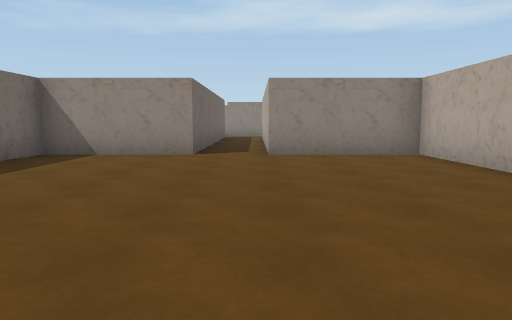
[1] (above)

24 first-person views from a walk through a Unity game level. The camera is 1.3 m above the floor, tilts 6° down and sees 70° across. The floor is counted in squares, 2 m on a side. Each view is taken from the middle of a square. On the plan, view 1 faces up. The plan holds only what a view shows up to about 11 squares ahead; the rest is blank. The place goes on beyond the plan.

[2]
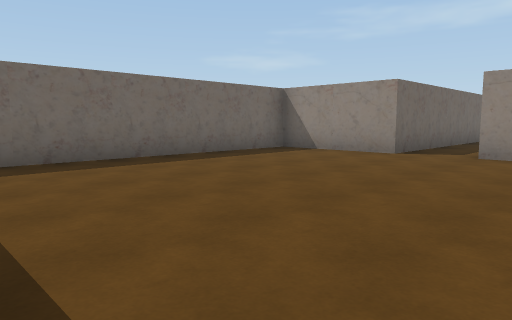

[3]
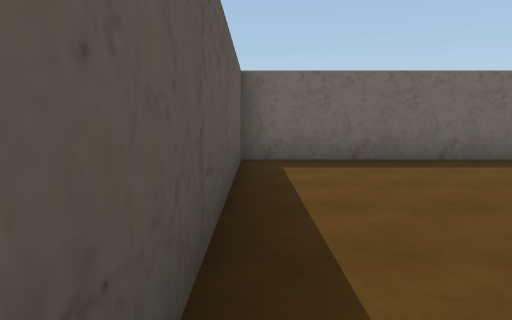

[4]
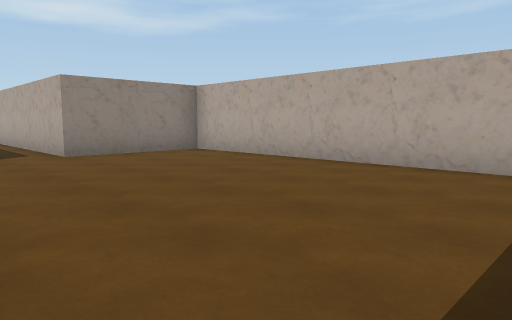

[5]
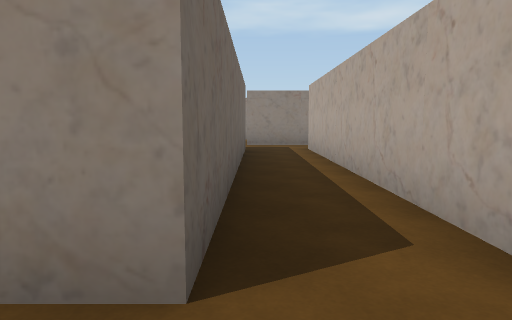

[6]
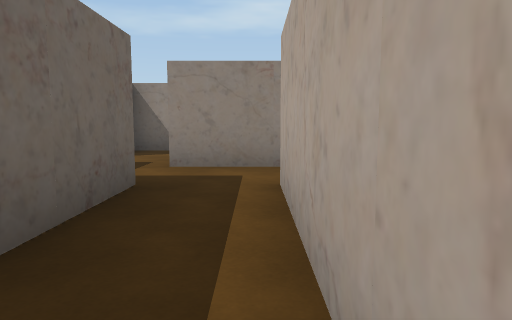

[7]
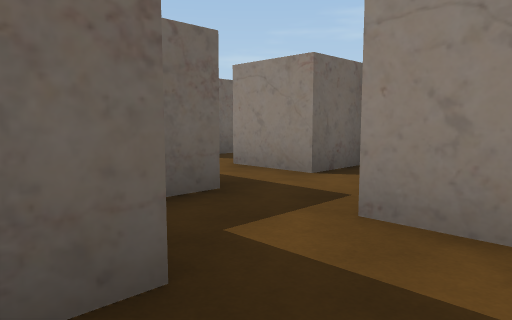

[8]
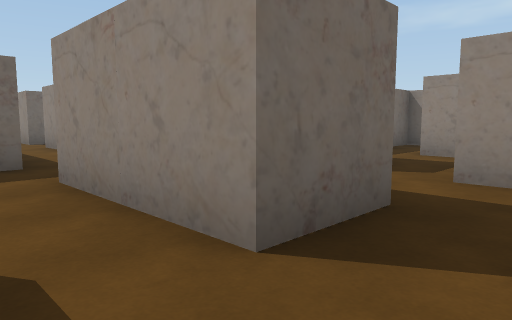

[9]
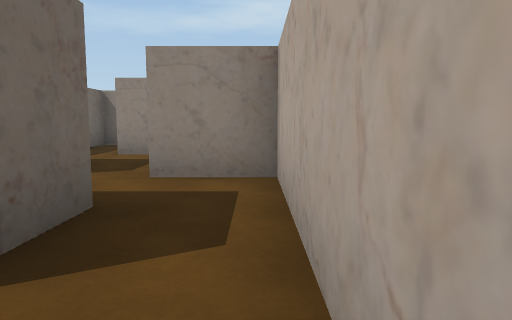

[10]
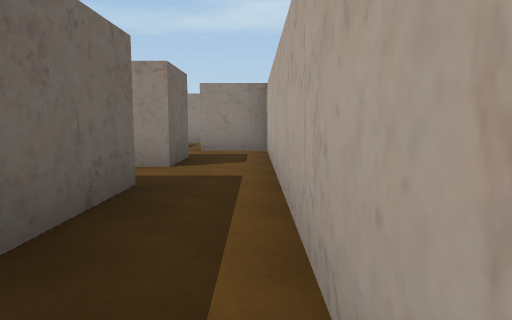

[11]
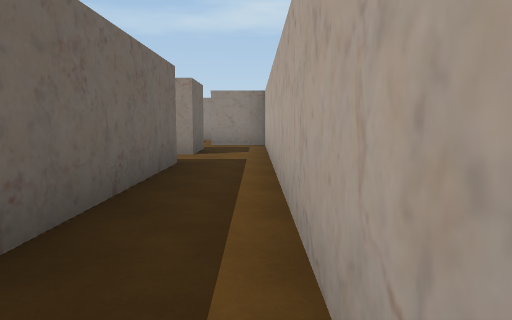

[12]
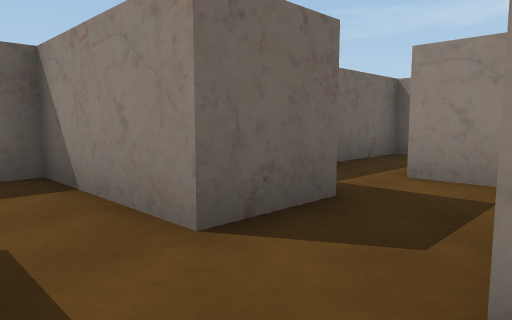

[13]
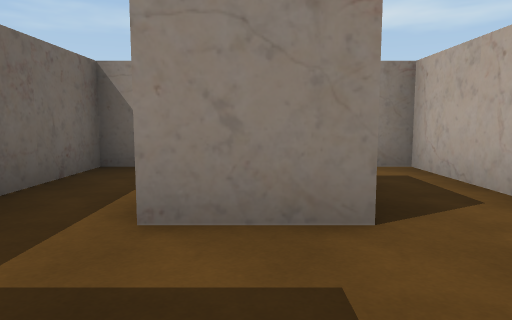

[14]
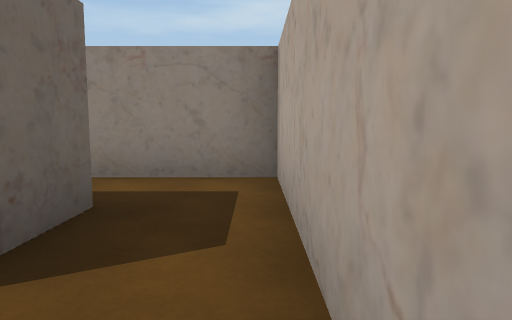

[15]
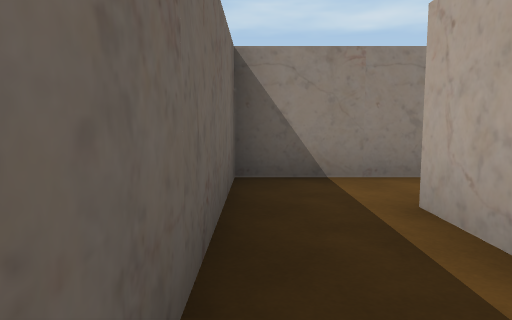

[16]
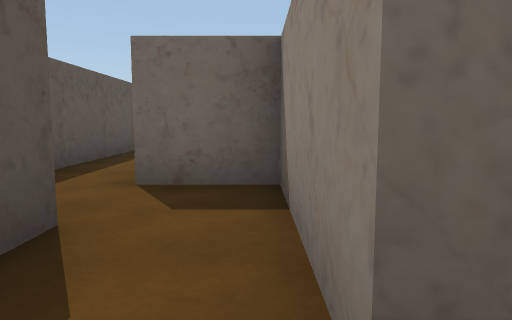

[17]
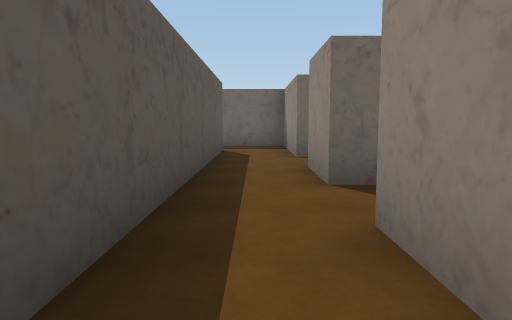

[18]
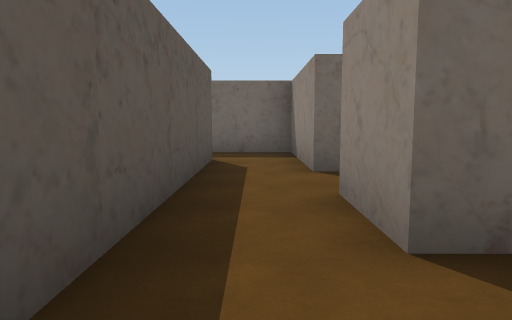

[19]
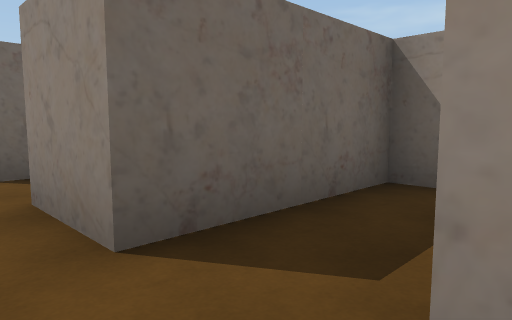

[20]
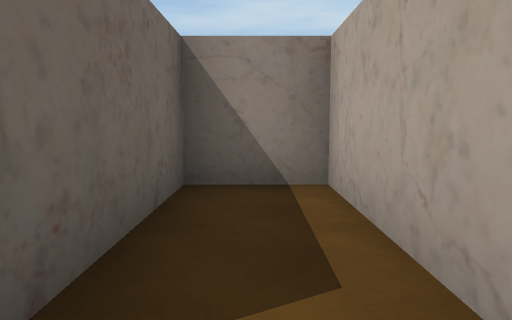

[21]
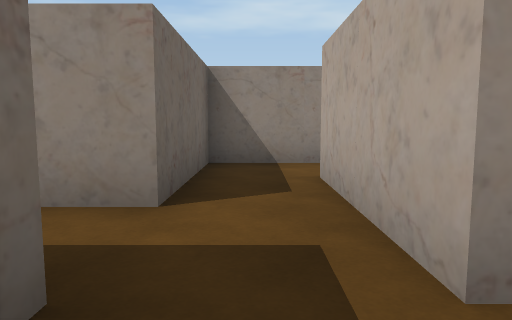

[22]
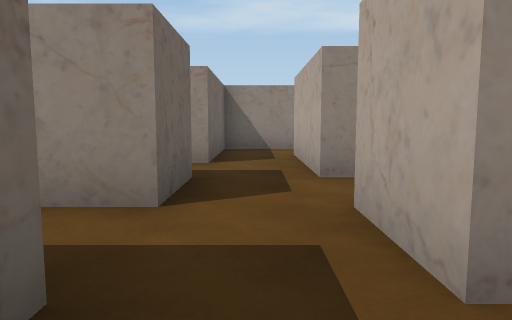

[23]
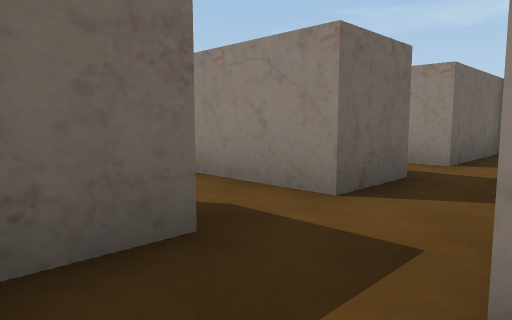

[24]
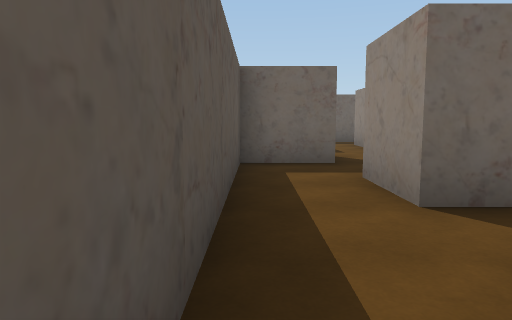

### Floor plan
Points are (right, up) in squares from view 1. A wall is a line through its corners. A room is listed if a view was taken in it or the views show most of it. See-through windows are left out.
Room 1 (views 1, 2, 3, 4, 5, 6, 7, 17, 18, 19)
walls: (3.3, 0.9) (3.3, 7.2) (0.3, 7.2) (0.3, 14.8); (-1.2, 14.9) (-1.2, 7.2) (-4.2, 7.2) (-4.2, -0.2) (1.8, -0.2); (0.6, 16.3) (-1.2, 16.3); (-2.7, 16.4) (-2.7, 15.6); (-4.5, 16.3) (-3, 16.3); (-1.4, 19.3) (-2.7, 19.3) (-2.7, 17.8) (-4.2, 17.8)
ways out: opening at (1, 15.5) to room 2; opening at (-0.5, 18.5) to room 3; opening at (-3.5, 17) to room 5
Room 2 (views 8, 9, 10, 11)
walls: (1.8, 14.8) (1.8, 10.8); (1.8, 16.3) (0.6, 16.3); (3.3, 9.2) (3.3, 16.6)
ways out: opening at (1, 15.5) to room 1; opening at (2.5, 17) to room 3
Room 3 (views 12, 13, 16)
walls: (1.8, 17.9) (1.8, 16.3); (-1.2, 17.8) (-0.8, 17.8); (3.3, 16.6) (3.3, 19.3) (1.8, 19.3); (0.3, 20.9) (0.3, 19.3) (-1.4, 19.3)
ways out: opening at (-0.5, 18.5) to room 1; opening at (2.5, 17) to room 2; opening at (1, 20) to room 4
Room 4 (views 14, 15)
walls: (1.8, 23.8) (1.8, 22.8); (0.3, 22.8) (0.3, 23.8); (1.9, 22.3) (0.2, 22.3); (3.3, 21.2) (3.3, 25.2) (-1.2, 25.2) (-1.2, 21.2)
ways out: opening at (1, 20) to room 3
Room 5 (view 20)
walls: (-4.2, 17.8) (-4.2, 20.8) (-5.7, 20.8) (-5.7, 17.8) (-7.2, 17.8); (-7.5, 16.3) (-4.5, 16.3)
ways out: opening at (-3.5, 17) to room 1; opening at (-6.5, 17) to room 9
Room 6 (views 21, 22)
walls: (-10.2, 13.2) (-10.2, 14.4); (-11.7, 13.4) (-11.7, 11.8) (-13.4, 11.8); (-11.7, 10.4) (-11.7, 8.8) (-10.4, 8.8); (-10.2, 10.3) (-10.2, 11.8); (-11.7, 14.8) (-12.8, 14.8)
ways out: opening at (-9.5, 9.5) to room 7; opening at (-11, 15.5) to room 10; opening at (-12.5, 11); opening at (-9.5, 12.5)
Room 7 (view 23)
walls: (-8.7, 10.3) (-10.2, 10.3); (-10.4, 8.8) (-7.5, 8.8)
ways out: opening at (-9.5, 9.5) to room 6; opening at (-6.5, 9.5) to room 8; opening at (-8, 11)
Room 8 (view 24)
walls: (-7.5, 8.8) (-6.2, 8.8)
ways out: opening at (-6.5, 9.5) to room 7
Room 9 (no view inside)
walls: (-8.7, 17.8) (-10.4, 17.8); (-10.2, 16.3) (-7.5, 16.3)
ways out: opening at (-6.5, 17) to room 5; opening at (-9.5, 17) to room 10; opening at (-8, 18.5)
Room 10 (no view inside)
walls: (-10.2, 14.4) (-10.2, 16.3); (-10.4, 17.8) (-11.7, 17.8) (-11.7, 14.8)
ways out: opening at (-11, 15.5) to room 6; opening at (-9.5, 17) to room 9

Where each view was taken, in squares from view 1:
view 1: 0 up, 0 right, facing up
view 2: 0 up, 2 right, facing up-left
view 3: 0 up, 2 right, facing left
view 4: 0 up, 2 left, facing up-right
view 5: 6 up, 1 left, facing up
view 6: 11 up, 0 right, facing up
view 7: 14 up, 0 right, facing up-left
view 8: 15 up, 3 right, facing up-left
view 9: 15 up, 3 right, facing up
view 10: 11 up, 3 right, facing up
view 11: 9 up, 3 right, facing up
view 12: 18 up, 2 right, facing up-left
view 13: 20 up, 1 right, facing up
view 14: 21 up, 3 right, facing up
view 15: 21 up, 1 left, facing up
view 16: 19 up, 1 right, facing left
view 17: 17 up, 2 left, facing left
view 18: 17 up, 4 left, facing left
view 19: 17 up, 4 left, facing up-left
view 20: 17 up, 5 left, facing up
view 21: 12 up, 11 left, facing up
view 22: 9 up, 11 left, facing up
view 23: 9 up, 10 left, facing up-left
view 24: 9 up, 6 left, facing left
